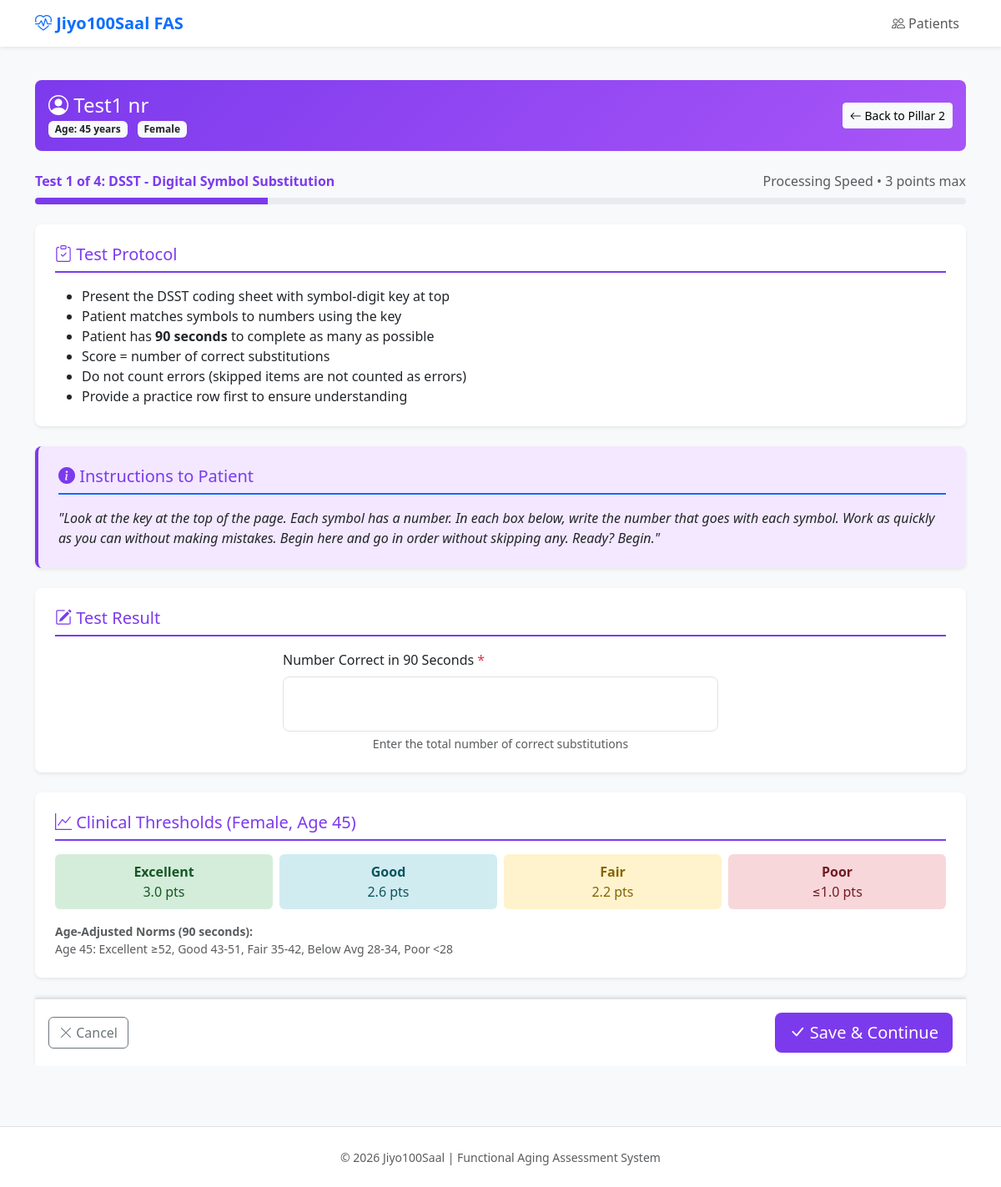
Screenshot of /assessment/1/pillar2/dsst with the database file from the repository.
### models/patient.py (models this page shows, shortened)
class Patient(Base):
    __tablename__ = 'patients'
    id: Mapped[int] = mapped_column(primary_key=True)
    first_name: Mapped[str] = mapped_column(String(100), nullable=False)
    last_name: Mapped[str] = mapped_column(String(100), nullable=False)
    date_of_birth: Mapped[date] = mapped_column(Date, nullable=False)
    sex: Mapped[str] = mapped_column(String(10), nullable=False)  # 'male' or 'female'
    phone: Mapped[Optional[str]] = mapped_column(String(20), nullable=True)
    email: Mapped[Optional[str]] = mapped_column(String(255), nullable=True)
    external_id: Mapped[Optional[str]] = mapped_column(String(100), nullable=True)
    notes: Mapped[Optional[str]] = mapped_column(Text, nullable=True)
    assessments: Mapped[List["Assessment"]] = relationship(
        "Assessment",
        back_populates="patient",
        cascade="all, delete-orphan",
        order_by="Assessment.assessment_date.desc()",
    )
    __table_args__ = (
        CheckConstraint("sex IN ('male', 'female')", name='check_sex_valid'),
    )
    @property
    def full_name(self) -> str:
        return f"{self.first_name} {self.last_name}"
    def age_at_date(self, target_date: date) -> int:
        return self._calculate_age(target_date)
    def _calculate_age(self, as_of_date: date) -> int:
        age = as_of_date.year - self.date_of_birth.year
        if (as_of_date.month, as_of_date.day) < (self.date_of_birth.month, self.date_of_birth.day):
            age -= 1
        return age

### models/assessment.py (models this page shows, shortened)
class Assessment(Base):
    __tablename__ = 'assessments'
    id: Mapped[int] = mapped_column(primary_key=True)
    patient_id: Mapped[int] = mapped_column(
        ForeignKey('patients.id', ondelete='CASCADE'),
        nullable=False,
        index=True,
    )
    assessment_date: Mapped[date] = mapped_column(Date, nullable=False)
    assessment_type: Mapped[str] = mapped_column(
        String(20),
        nullable=False,
        default='comprehensive',
    )  # 'comprehensive' or 'practical'
    status: Mapped[str] = mapped_column(
        String(20),
        nullable=False,
        default='draft',
    )  # 'draft', 'in_progress', 'completed'
    clinician_name: Mapped[Optional[str]] = mapped_column(String(200), nullable=True)
    notes: Mapped[Optional[str]] = mapped_column(Text, nullable=True)
    pillar1_total_score: Mapped[Optional[Decimal]] = mapped_column(
        Numeric(4, 2),
        nullable=True,
    )
    functional_age: Mapped[Optional[int]] = mapped_column(Integer, nullable=True)
    functional_age_delta: Mapped[Optional[int]] = mapped_column(Integer, nullable=True)
    patient: Mapped["Patient"] = relationship(
        "Patient",
        back_populates="assessments",
    )
    section0_results: Mapped[Optional["Section0Results"]] = relationship(
        "Section0Results",
        back_populates="assessment",
        uselist=False,  # 1:1 relationship
        cascade="all, delete-orphan",
    )
    section1_results: Mapped[Optional["Section1Results"]] = relationship(
        "Section1Results",
        back_populates="assessment",
        uselist=False,
        cascade="all, delete-orphan",
    )
    pillar1_results: Mapped[Optional["Pillar1Results"]] = relationship(
        "Pillar1Results",
        back_populates="assessment",
        uselist=False,
        cascade="all, delete-orphan",
    )
    pillar2_results: Mapped[Optional["Pillar2Results"]] = relationship(
        "Pillar2Results",
        back_populates="assessment",
        uselist=False,
        cascade="all, delete-orphan",
    )
    pillar3_results: Mapped[Optional["Pillar3Results"]] = relationship(
        "Pillar3Results",
        back_populates="assessment",
        uselist=False,
        cascade="all, delete-orphan",
    )
    pillar4_results: Mapped[Optional["Pillar4Results"]] = relationship(
        "Pillar4Results",
        back_populates="assessment",
        uselist=False,
        cascade="all, delete-orphan",
    )
    pillar5_results: Mapped[Optional["Pillar5Results"]] = relationship(
        "Pillar5Results",
        back_populates="assessment",
        uselist=False,
        cascade="all, delete-orphan",
    )
    clinical_alerts: Mapped[list["ClinicalAlert"]] = relationship(
        "ClinicalAlert",
        back_populates="assessment",
        cascade="all, delete-orphan",
        order_by="ClinicalAlert.created_at",
    )
    __table_args__ = (
        CheckConstraint(
            "assessment_type IN ('comprehensive', 'practical')",
            name='check_assessment_type_valid',
        ),
        CheckConstraint(
            "status IN ('draft', 'in_progress', 'completed')",
            name='check_status_valid',
        ),
    )
    @property
    def age_at_assessment(self) -> int:
        if self.patient and self.assessment_date:
            return self.patient.age_at_date(self.assessment_date)
        return 0

### routes/pillar2.py (the view, shortened to what this page needs)
@bp.route('/<int:assessment_id>/pillar2/dsst', methods=['GET', 'POST'])
def dsst(assessment_id: int):
    session = db.session()
    try:
        assessment = session.get(Assessment, assessment_id)
        if not assessment:
            flash('Assessment not found', 'error')
            return redirect(url_for('assessments.list_assessments'))
        patient = assessment.patient
        pillar2 = _get_or_create_pillar2(session, assessment)
        return render_template(
            'pillar2/dsst.html',
            assessment=assessment,
            patient=patient,
            pillar2=pillar2,
        )
    finally:
        session.close()

### models/base.py (called while the page is built)
    def session(self):
        if self.Session is None:
            raise RuntimeError("Database not initialized. Call init_app() first.")
        return self.Session()

### routes/pillar2.py (called while the page is built)
def _get_or_create_pillar2(session, assessment: Assessment) -> Pillar2Results:
    if assessment.pillar2_results:
        return assessment.pillar2_results
    pillar2 = Pillar2Results(assessment_id=assessment.id)
    session.add(pillar2)
    session.flush()
    return pillar2

### templates/pillar2/dsst.html (shortened to what this page needs)
{% extends "base.html" %}
{% block content %}
<div class="patient-info-bar" style="background: linear-gradient(135deg, #7c3aed 0%, #a855f7 100%);">
    <div class="row align-items-center">
        <div class="col-md-6">
            <h4><i class="bi bi-person-circle"></i> {{ patient.full_name }}</h4>
            <span class="badge bg-light text-dark me-2">Age: {{ assessment.age_at_assessment }} years</span>
            <span class="badge bg-light text-dark">{{ patient.sex|capitalize }}</span>
        </div>
        <div class="col-md-6 text-md-end">
            <a href="{{ url_for('pillar2.overview', assessment_id=assessment.id) }}" class="btn btn-light btn-sm">
                <i class="bi bi-arrow-left"></i> Back to Pillar 2
            </a>
        </div>
    </div>
</div>
<div class="mb-4">
    <div class="d-flex justify-content-between mb-2">
        <span class="fw-bold" style="color: #7c3aed;">Test 1 of 4: DSST - Digital Symbol Substitution</span>
        <span class="text-muted">Processing Speed • 3 points max</span>
    </div>
    <div class="progress" style="height: 8px;">
        <div class="progress-bar" style="width: 25%; background-color: #7c3aed;"></div>
    </div>
</div>
<form method="POST" action="{{ url_for('pillar2.dsst', assessment_id=assessment.id) }}">
    <div class="form-section">
        <h5 style="color: #7c3aed; border-bottom-color: #7c3aed;"><i class="bi bi-clipboard-check"></i> Test Protocol</h5>
        <ul class="mb-0">
            <li>Present the DSST coding sheet with symbol-digit key at top</li>
            <li>Patient matches symbols to numbers using the key</li>
            <li>Patient has <strong>90 seconds</strong> to complete as many as possible</li>
            <li>Score = number of correct substitutions</li>
            <li>Do not count errors (skipped items are not counted as errors)</li>
            <li>Provide a practice row first to ensure understanding</li>
        </ul>
    </div>
    <div class="form-section" style="background-color: #f3e8ff; border-left: 4px solid #7c3aed;">
        <h5 style="color: #7c3aed;"><i class="bi bi-info-circle-fill"></i> Instructions to Patient</h5>
        <p class="mb-0 fst-italic">
            "Look at the key at the top of the page. Each symbol has a number.
            In each box below, write the number that goes with each symbol.
            Work as quickly as you can without making mistakes.
            Begin here and go in order without skipping any.
            Ready? Begin."
        </p>
    </div>
    <div class="form-section">
        <h5 style="color: #7c3aed; border-bottom-color: #7c3aed;"><i class="bi bi-pencil-square"></i> Test Result</h5>
        <div class="row justify-content-center">
            <div class="col-md-6">
                <label for="dsst_score" class="form-label required-field">Number Correct in 90 Seconds</label>
                <input type="number" class="form-control form-control-lg text-center" id="dsst_score" name="dsst_score"
                       value="{{ pillar2.dsst_score if pillar2 and pillar2.dsst_score is not none else '' }}"
                       min="0" max="133" required style="font-size: 2rem; font-weight: bold;">
                <div class="form-text text-center">Enter the total number of correct substitutions</div>
            </div>
        </div>
    </div>
    <div class="form-section">
        <h5 style="color: #7c3aed; border-bottom-color: #7c3aed;"><i class="bi bi-graph-up"></i> Clinical Thresholds ({{ patient.sex|capitalize }}, Age {{ assessment.age_at_assessment }})</h5>
        <div class="row g-2">
            <div class="col-md-3">
                <div class="alert py-2 mb-0 text-center" style="background-color: #d4edda; color: #155724;">
                    <strong>Excellent</strong><br>3.0 pts
                </div>
            </div>
            <div class="col-md-3">
                <div class="alert py-2 mb-0 text-center" style="background-color: #d1ecf1; color: #0c5460;">
                    <strong>Good</strong><br>2.6 pts
                </div>
            </div>
            <div class="col-md-3">
                <div class="alert py-2 mb-0 text-center" style="background-color: #fff3cd; color: #856404;">
                    <strong>Fair</strong><br>2.2 pts
                </div>
            </div>
            <div class="col-md-3">
                <div class="alert py-2 mb-0 text-center" style="background-color: #f8d7da; color: #721c24;">
                    <strong>Poor</strong><br>≤1.0 pts
                </div>
            </div>
        </div>
        <div class="mt-3 text-muted small">
            <strong>Age-Adjusted Norms (90 seconds):</strong><br>
            {% if assessment.age_at_assessment < 40 %}
            Age {{ assessment.age_at_assessment }}: Excellent ≥65, Good 55-64, Fair 45-54, Below Avg 35-44, Poor &lt;35
            {% elif assessment.age_at_assessment < 60 %}
            Age {{ assessment.age_at_assessment }}: Excellent ≥52, Good 43-51, Fair 35-42, Below Avg 28-34, Poor &lt;28
            {% elif assessment.age_at_assessment < 70 %}
            Age {{ assessment.age_at_assessment }}: Excellent ≥46, Good 38-45, Fair 30-37, Below Avg 23-29, Poor &lt;23
            {% elif assessment.age_at_assessment < 80 %}
            Age {{ assessment.age_at_assessment }}: Excellent ≥38, Good 30-37, Fair 23-29, Below Avg 17-22, Poor &lt;17
            {% else %}
            Age {{ assessment.age_at_assessment }}: Excellent ≥32, Good 24-31, Fair 18-23, Below Avg 13-17, Poor &lt;13
            {% endif %}
        </div>
    </div>
    <div class="sticky-save-bar">
        <div class="d-flex justify-content-between align-items-center">
            <a href="{{ url_for('pillar2.overview', assessment_id=assessment.id) }}" class="btn btn-outline-secondary">
                <i class="bi bi-x-lg"></i> Cancel
            </a>
            <button type="submit" class="btn btn-lg" style="background-color: #7c3aed; color: white;">
                <i class="bi bi-check-lg"></i> Save & Continue
            </button>
        </div>
    </div>
</form>
{% endblock %}

### templates/base.html (style rules this page uses)
:root { --primary-color: #0d6efd; --success-color: #198754; --warning-color: #ffc107; --danger-color: #dc3545; }
body { background-color: #f8f9fa; }
.form-section { background: #fff; border-radius: 0.5rem; padding: 1.5rem; margin-bottom: 1.5rem; box-shadow: 0 0.125rem 0.25rem rgba(0, 0, 0, 0.075); }
.form-section h5 { color: var(--primary-color); border-bottom: 2px solid var(--primary-color); padding-bottom: 0.5rem; margin-bottom: 1rem; }
.required-field::after { content: " *"; color: var(--danger-color); }
.patient-info-bar { background: linear-gradient(135deg, #667eea 0%, #764ba2 100%); color: white; padding: 1rem; border-radius: 0.5rem; margin-bottom: 1.5rem; }
.patient-info-bar h4 { margin: 0; }
.sticky-save-bar { position: sticky; bottom: 0; background: #fff; padding: 1rem; border-top: 2px solid #dee2e6; box-shadow: 0 -0.125rem 0.25rem rgba(0, 0, 0, 0.075); z-index: 100; }

### rows the page displays
Patient: full_name "Test1 nr", sex "Female"
Assessment: age_at_assessment "45"
